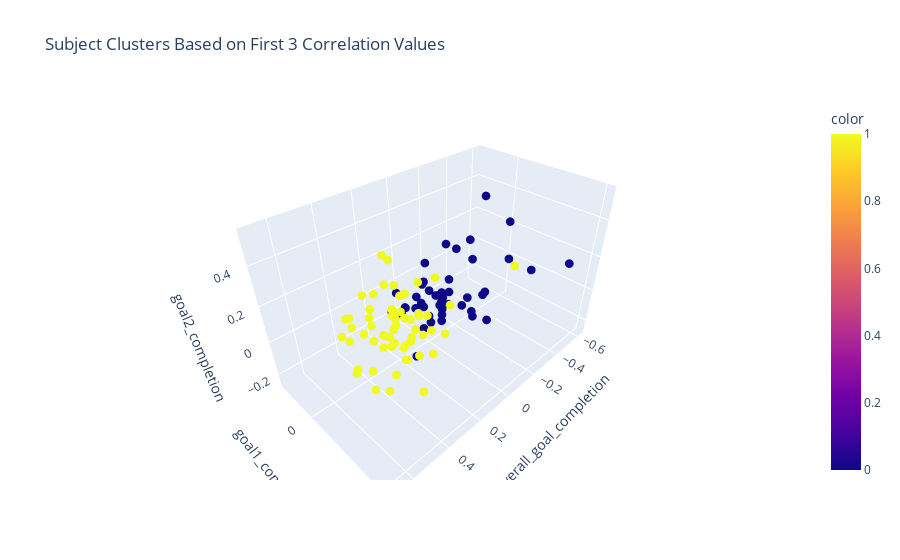

Notebook code for this chart:
### Markdown cell above
### 2 Clusters

### Code cell
# Get first 3 correlation columns
cluster_cols = [col for col in pid_correlations_df.columns if '_corr' in col][:3]
cluster_data = pid_correlations_df[cluster_cols]

# Perform k-means clustering with 2 clusters
from sklearn.cluster import KMeans
kmeans = KMeans(n_clusters=2, n_init='auto', random_state=42)
clusters = kmeans.fit_predict(cluster_data)

# Create 3D scatter plot
fig = px.scatter_3d(
    data_frame=pid_correlations_df,
    x=cluster_cols[0],
    y=cluster_cols[1], 
    z=cluster_cols[2],
    color=clusters,
    title='Subject Clusters Based on First 3 Correlation Values',
    labels={
        cluster_cols[0]: cluster_cols[0].replace('sr_DAILY_', '').replace('_corr', ''),
        cluster_cols[1]: cluster_cols[1].replace('sr_DAILY_', '').replace('_corr', ''),
        cluster_cols[2]: cluster_cols[2].replace('sr_DAILY_', '').replace('_corr', '')
    }
)

# Update marker size and layout
fig.update_traces(marker=dict(size=3))
fig.update_layout(
    scene=dict(
        xaxis_title=cluster_cols[0].replace('sr_DAILY_', '').replace('_corr', ''),
        yaxis_title=cluster_cols[1].replace('sr_DAILY_', '').replace('_corr', ''),
        zaxis_title=cluster_cols[2].replace('sr_DAILY_', '').replace('_corr', '')
    ),
    showlegend=True
)

fig.show()

# Print average correlations and size for each cluster
print("\nAverage correlations by cluster:")
for cluster in [0, 1]:
    print(f"\nCluster {cluster}:")
    cluster_mask = clusters == cluster
    print(f"Number of subjects: {sum(cluster_mask)}")
    for col in cluster_cols:
        col_name = col.replace('sr_DAILY_', '').replace('_corr', '')
        avg_corr = pid_correlations_df[col][cluster_mask].mean()
        print(f"{col_name}: {avg_corr:.3f}")

### Figure 1 — Plotly figure (JSON) as saved in the notebook; plotly's stock layout.template omitted (floating-point values rounded to 4 significant figures)
{"data": [{"hovertemplate": "overall_goal_completion=%{x}<br>goal1_completion=%{y}<br>goal2_completion=%{z}<br>color=%{marker.color}<extra></extra>", "legendgroup": "", "marker": {"color": [1, 1, 1, 0, 1, 1, 1, 1, 1, 0, 1, 0, 1, 1, 1, 0, 0, 1, 1, 0, 1, 0, 1, 1, 1, 0, 0, 0, 1, 0, 1, 0, 1, 1, 0, 0, 0, 0, 0, 0, 0, 1, 0, 1, 1, 1, 0, 1, 1, 0, 0, 1, 1, 0, 0, 1, 1, 1, 1, 1, 1, 1, 0, 1, 1, 1, 1, 0, 1, 0, 1, 1, 1, 1, 1, 1, 1, 1, 0, 1, 0, 0, 0, 1, 0, 1, 1, 0, 1, 0, 0, 0, 0, 0, 1, 0, 0, 0, 0, 1, 1, 1, 0, 1, 1], "coloraxis": "coloraxis", "size": 3, "symbol": "circle"}, "mode": "markers", "name": "", "scene": "scene", "showlegend": false, "type": "scatter3d", "x": [0.2408, 0.284, 0.6799, 0.05839, 0.2408, 0.1912, 0.3708, 0.462, 0.2036, -0.4267, 0.243, -0.004178, 0.632, 0.01879, 0.3767, 0.07159, -0.0607, 0.4443, 0.1888, -0.2028, 0.1354, -0.05357, 0.4142, 0.3291, 0.1719, 0.148, 0.09501, 0.05394, 0.3661, -0.04856, 0.2935, 0.04722, 0.3565, 0.1045, 0.0506, -0.1238, 0.03923, 0.06288, -0.154, -0.09561, -0.1403, 0.5531, -0.1642, 0.4712, 0.5234, 0.3476, 0.05726, 0.2619, 0.1609, 0.005954, -0.1834, 0.333, 0.4274, 0.05122, -0.1503, 0.3126, 0.3739, 0.2189, 0.5999, 0.1714, 0.3795, 0.1817, -0.2115, 0.2958, 0.3046, 0.3634, 0.2986, 0.0004352, 0.4509, -0.0575, 0.2021, 0.4001, 0.3589, 0.4994, 0.2214, 0.4825, 0.467, 0.2999, 0.08356, 0.2808, -0.2657, -0.418, -0.5105, 0.5146, -0.09203, 0.4377, 0.2269, 0.1298, 0.4174, -0.3529, -0.3103, 0.008836, 0.07484, -0.01984, 0.2149, 0.009999, 0.1289, -0.6173, 0.1005, 0.6146, 0.3836, 0.2427, -0.09671, 0.2674, 0.2925], "y": [0.1458, -0.1124, 0.3624, 0.0338, 0.03653, 0.01725, 0.1053, 0.01579, 0.3528, 0.1662, -0.02465, 0.05456, 0.5212, 0.5135, 0.3044, 0.1799, 0.09029, 0.2828, -0.0518, 0.2007, 0.2579, 0.1836, 0.2469, 0.09695, 0.03333, 0.06978, 0.07169, -0.02307, 0.3004, -0.0918, 0.0192, 0.1476, 0.2341, 0.1636, -0.2382, -0.02891, -0.1344, 0.0884, 0.04672, 0.218, -0.2074, 0.1594, 0.1441, -0.06336, 0.3661, 0.2419, 0.06956, 0.1313, 0.114, -0.00686, -0.08267, 0.1395, 0.1952, 0.06747, -0.05173, -0.05023, -0.0324, 0.2569, 0.3537, 0.148, 0.3568, 0.1341, 0.1656, 0.09411, 0.2531, 0.3446, 0.09263, 0.08666, -0.04498, 0.3043, -0.03055, 0.2953, 0.01432, 0.3039, 0.2367, 0.03966, 0.3806, 0.09305, -0.07636, 0.1572, 0.03104, 0.3142, 0.4635, 0.2258, 0.03719, 0.1331, 0.0196, 0.05549, 0.2751, -0.194, -0.00251, 0.3896, 0.05618, 0.2746, 0.0476, 0.1567, -0.08565, 0.01529, -0.08989, 0.2765, 0.38, 0.2915, 0.006019, -0.07887, -0.1372], "z": [0.0905, -0.0227, 0.3725, 0.001565, -0.009367, 0.03436, -0.01869, 0.0967, 0.262, 0.1245, 0.1957, 0.04925, 0.4231, 0.4343, 0.1446, 0.1399, 0.05993, -0.007259, 0.2891, 0.04489, 0.01144, 0.03134, 0.1952, 0.4374, 0.1368, -0.2443, -0.09095, 0.03036, 0.1593, 0.02208, -0.05043, 0.14, 0.05266, 0.2572, -0.187, -0.09928, -0.1033, -0.06141, 0.248, -0.04013, -0.2081, -0.01082, 0.2265, 0.001448, 0.2957, -0.01645, -0.03666, 0.1021, 0.2356, 0.2134, -0.2471, 0.00452, 0.1435, 0.1126, -0.2549, -0.1155, -0.02337, 0.08038, 0.1747, -0.03997, 0.1064, 0.08613, 0.5407, 0.1448, 0.135, 0.2911, 0.1488, 0.009235, 0.1028, 0.154, 0.001775, 0.1327, 0.14, -0.04472, 0.1522, 0.1737, 0.1599, 0.1159, -0.05057, 0.2537, -0.111, 0.1274, 0.1899, -0.08664, 0.2952, 0.1624, 0.01379, 0.04353, 0.423, -0.1397, 0.2175, 0.09501, 0.1691, 0.06397, 0.1557, 0.05846, 0.06027, 0.2169, -0.0859, 0.1385, -0.08055, -0.01801, -0.1124, 0.1273, 0.102]}], "layout": {"coloraxis": {"colorbar": {"title": {"text": "color"}}, "colorscale": [[0, "#0d0887"], [0.1111, "#46039f"], [0.2222, "#7201a8"], [0.3333, "#9c179e"], [0.4444, "#bd3786"], [0.5556, "#d8576b"], [0.6667, "#ed7953"], [0.7778, "#fb9f3a"], [0.8889, "#fdca26"], [1, "#f0f921"]]}, "legend": {"tracegroupgap": 0}, "scene": {"domain": {"x": [0, 1], "y": [0, 1]}, "xaxis": {"title": {"text": "overall_goal_completion"}}, "yaxis": {"title": {"text": "goal1_completion"}}, "zaxis": {"title": {"text": "goal2_completion"}}}, "showlegend": true, "title": {"text": "Subject Clusters Based on First 3 Correlation Values"}}}
